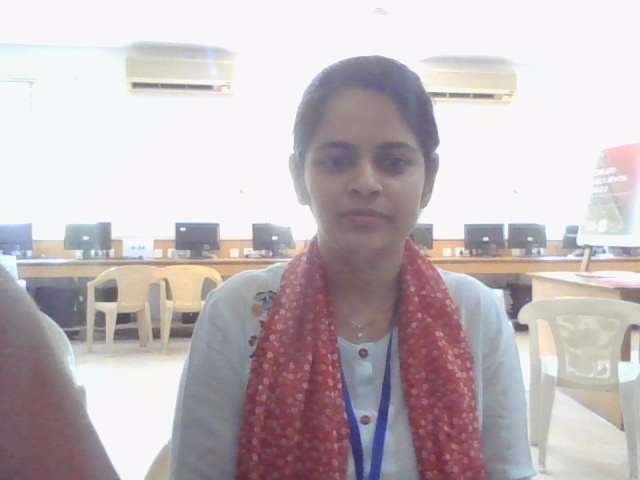
#> input picture Dataset/206170307024.jpg, 640 x 480 px, given in place of the camera
$ python face_detection.py
#> lines starting #> are read from the running program, lines starting #| are printed output that depends on the picture; after the words box and inside, x2 and y2 are one past the last pixel; in counts of white or black regions, pixels touching at a corner belong together
# Date    : 20/07/22 10:01 PM
# Author  : dencoder (hetcjoshi1684@gmail.com)
# GitHub    : (https://github.com/D-ENCODER)
# Twitter    : (https://twitter.com/Hetjoshi1684)
# Version : 1.0.0

import cv2

# Object initialization to capture live video frame by frame
cap = cv2.VideoCapture(0)
face_cascade = cv2.CascadeClassifier(
    "Detectors/haarcascade_frontalface_alt.xml"
)

while True:
    ret, frame = cap.read()
#> frame is the input picture: shape (480, 640, 3); mean B, G, R 188.4, 185.4, 194.4
    # Converting the frame to grayscale as face detection becomes easy in grayscale images than BGR images.
    gray_frame = cv2.cvtColor(frame, cv2.COLOR_BGR2GRAY)
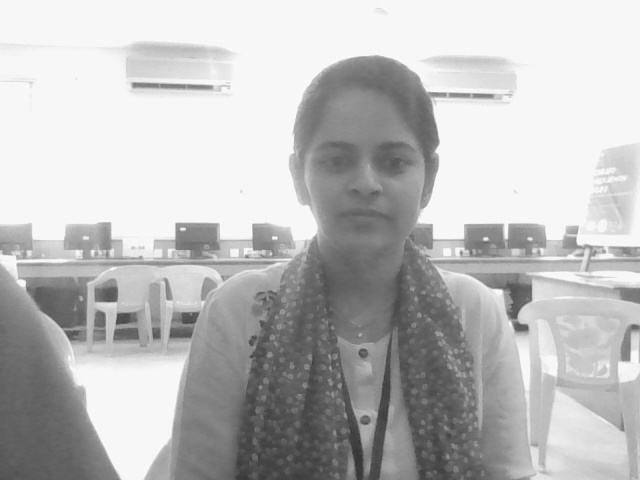
#> gray_frame: shape (480, 640); min 51, max 255, mean 188.5
    # ret is boolean it is false if the frame is not recorded correctly and vice-versa.
    if ret is False:
        continue
    faces = face_cascade.detectMultiScale(gray_frame, 1.3, 5)
#> faces = [[294, 105, 141, 141]]
    if len(faces) == 0:
        continue
    # Getting the x and y co-ordinates of the face found in the frame.
    for face in faces[:1]:
        x, y, w, h = face
        offset = 10
        face_offset = frame[y - offset : y + h + offset, x - offset : x + w + offset]
        face_selection = cv2.resize(face_offset, (100, 100))
        cv2.imshow("Face", face_selection)
        cv2.rectangle(frame, (x, y), (x + w, y + h), (0, 255, 0), 2)
#> this loop made 1 pass
#> (x, y, w, h, offset) on pass 1: (294, 105, 141, 141, 10)
#> pass 1, `face_offset = frame[y - offset : y + h + offset, x - offset : x + w + ..`:
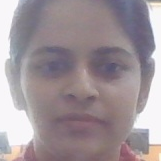
#> face_offset: shape (161, 161, 3); mean B, G, R 152.1, 147.1, 158.7
#> after the loop:
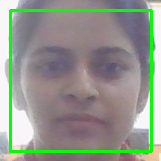
#> face_offset: shape (161, 161, 3); 6.51% of pixels changed, all inside (x1, y1, x2, y2) = (9, 9, 153, 153)
#> after the loop:
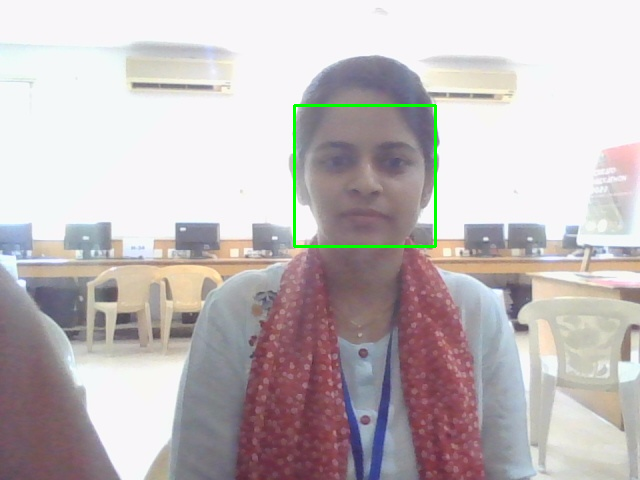
#> frame: shape (480, 640, 3); 0.55% of pixels changed, all inside (x1, y1, x2, y2) = (293, 104, 437, 248)
    cv2.imshow("faces", frame)
    # If you press q then the command is terminated or else it continues the infinite loop.
    key_pressed = cv2.waitKey(1) & 0xFF
#> (key q is pressed here)
    if key_pressed == ord("q"):
        break

# Releasing the resources that were in use by the program.
cap.release()
cv2.destroyAllWindows()

$ run again, on Dataset/206170307052.jpg
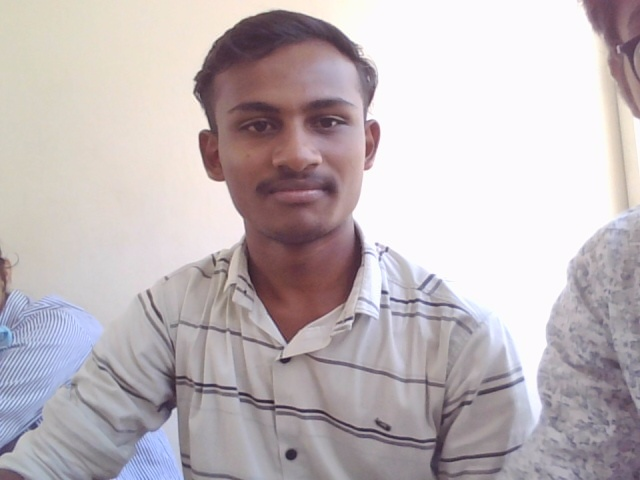
#> input picture Dataset/206170307052.jpg, 640 x 480 px, given in place of the camera
#> frame is the input picture: shape (480, 640, 3); mean B, G, R 185.6, 182.4, 191.5
#> faces = [[209, 55, 174, 174]]
#> the loop `for face in faces[:1]:` made 1 pass
#> (x, y, w, h, offset) on pass 1: (209, 55, 174, 174, 10)
#> after the loop `for face in faces[:1]:`:
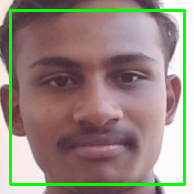
#> face_offset: shape (194, 194, 3); mean B, G, R 127.4, 138.1, 150.7
#> after the loop `for face in faces[:1]:`:
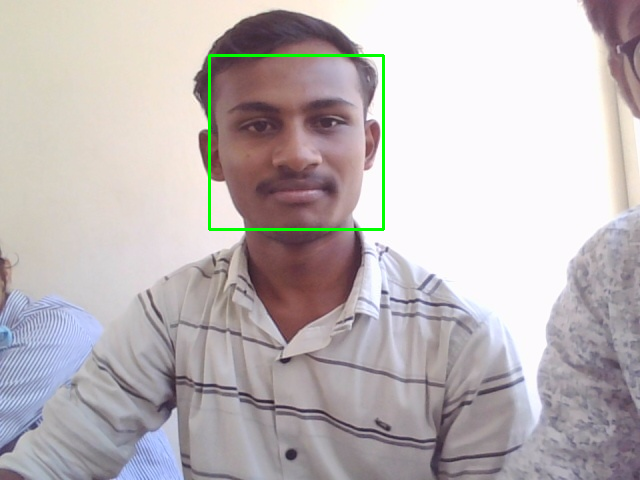
#> frame: shape (480, 640, 3); 0.68% of pixels changed, all inside (x1, y1, x2, y2) = (208, 54, 385, 231)
